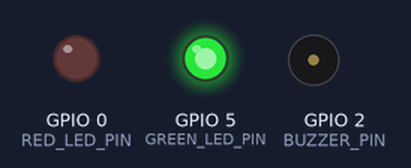
A sketch run on a simulated ESP8266 (NodeMCU). On the bench: output pins drawn as LEDs (lit = HIGH), buzzer (waves = sounding, pin HIGH). WiFi joins after 1.5 s; servers stay silent unless stated; uploads are accepted with an empty reply; what the sketch prints to the serial monitor is not drawn.

Above: at 6.8 s.
At 22.8 s:
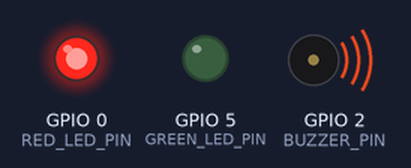
Timing chart, 0 to 62.9 s (numbered marks = the images above):
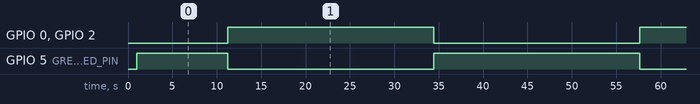

Measured:
- by itself, GPIO 0 (RED_LED_PIN), GPIO 5 (GREEN_LED_PIN), GPIO 2 (BUZZER_PIN): alternates HIGH for 23.2 s and LOW for 23.2 s

The sketch:

esp8266_mock_test_mode.ino
```cpp
/*
  ==============================================================================
  D-SQUARE 2.0 - ESP8266 Local Testing & Mock Telemetry Firmware Sketch
  ==============================================================================

  Configuration Flags:
    - USE_MOCK_SENSOR_VALUES: true  -> Generates realistic mock sensor data cycles
    - USE_FIREBASE_EMULATOR:  false -> Directs HTTP requests to Cloud RTDB or Local Emulator

  Simulated Telemetry Cycles (rotates every 10 seconds):
    1. Normal Telemetry (Temp: 28.5°C, Hum: 55%, Soil Raw: 920, MQ2: 0, Flame: 0)
    2. Simulated Fire Anomaly (Temp: 48.2°C, Hum: 22%, MQ2: 1, Flame: 1)
    3. Simulated Landslide Anomaly (Soil Raw: 420 [soil_moisture: 85%], Temp: 24.1°C)
    4. Recovery / Return to Normal
*/

#define USE_MOCK_SENSOR_VALUES true
#define USE_FIREBASE_EMULATOR false

#include <ESP8266WiFi.h>
#include <ESP8266HTTPClient.h>
#include <WiFiClientSecure.h>

// WiFi Configuration
const char* ssid         = "Joke";
const char* password     = "Joke@2005";

#if USE_FIREBASE_EMULATOR
  const char* firebaseHost = "http://10.190.219.122:9000"; // Local PC IP running Firebase RTDB Emulator
#else
  const char* firebaseHost = "https://d-sqaure-default-rtdb.firebaseio.com";
#endif

const char* nodePath     = "/nodes/D-SQUARE_NODE_01";

// Pins
#define GREEN_LED_PIN    5   // D1
#define RED_LED_PIN      0   // D3
#define BUZZER_PIN       2   // D4

int mockCycleStep = 0;
unsigned long lastCycleTime = 0;
const unsigned long CYCLE_INTERVAL_MS = 10000; // 10s per test phase

void connectToWiFi() {
  if (WiFi.status() == WL_CONNECTED) return;
  Serial.print("Connecting to WiFi: ");
  Serial.println(ssid);
  WiFi.mode(WIFI_STA);
  WiFi.begin(ssid, password);
  int attempts = 0;
  while (WiFi.status() != WL_CONNECTED && attempts < 20) {
    delay(500);
    Serial.print(".");
    attempts++;
  }
  if (WiFi.status() == WL_CONNECTED) {
    Serial.println("\n✅ Connected. IP: " + WiFi.localIP().toString());
  } else {
    Serial.println("\n❌ WiFi connection failed.");
  }
}

void setup() {
  Serial.begin(115200);
  delay(1000);

  pinMode(GREEN_LED_PIN, OUTPUT);
  pinMode(RED_LED_PIN, OUTPUT);
  pinMode(BUZZER_PIN, OUTPUT);

  digitalWrite(GREEN_LED_PIN, HIGH);
  digitalWrite(RED_LED_PIN, LOW);
  digitalWrite(BUZZER_PIN, LOW);

  Serial.println("\n=======================================================");
  Serial.println(" D-SQUARE 2.0: ESP8266 Mock Test Firmware");
  Serial.println(" USE_MOCK_SENSOR_VALUES: TRUE");
  Serial.println(" Target Host: " + String(firebaseHost));
  Serial.println("=======================================================");

  connectToWiFi();
}

void sendFirebaseData(String endpointUrl, String jsonPayload) {
  if (WiFi.status() != WL_CONNECTED) connectToWiFi();
  if (WiFi.status() != WL_CONNECTED) return;

  WiFiClientSecure secureClient;
  secureClient.setInsecure();

  HTTPClient https;
  if (https.begin(secureClient, endpointUrl)) {
    https.addHeader("Content-Type", "application/json");
    int httpCode = https.PUT(jsonPayload);
    if (httpCode > 0) {
      Serial.println("✅ Firebase PUT OK [" + String(httpCode) + "]");
    } else {
      Serial.println("❌ Firebase PUT Error: " + https.errorToString(httpCode));
    }
    https.end();
  }
}

void loop() {
  unsigned long now = millis();
  if (now - lastCycleTime >= CYCLE_INTERVAL_MS) {
    lastCycleTime = now;
    mockCycleStep = (mockCycleStep + 1) % 4;
  }

  float temperature = 26.5;
  float humidity = 52.0;
  int soilRaw = 920;
  float soilMoisturePct = 25.0;
  int mq2Gas = 0;
  int flame = 0;
  String disasterStr = "none";
  bool isAlert = false;

  if (mockCycleStep == 1) {
    // Fire Scenario Mock Data
    temperature = 51.4;
    humidity = 18.0;
    mq2Gas = 1;
    flame = 1;
    disasterStr = "fire";
    isAlert = true;
  } else if (mockCycleStep == 2) {
    // Landslide Scenario Mock Data
    temperature = 22.0;
    soilRaw = 410;
    soilMoisturePct = 86.5;
    disasterStr = "landslide";
    isAlert = true;
  }

  // Outputs on local board
  if (isAlert) {
    digitalWrite(GREEN_LED_PIN, LOW);
    digitalWrite(RED_LED_PIN, HIGH);
    digitalWrite(BUZZER_PIN, HIGH);
  } else {
    digitalWrite(GREEN_LED_PIN, HIGH);
    digitalWrite(RED_LED_PIN, LOW);
    digitalWrite(BUZZER_PIN, LOW);
  }

  // Telemetry PUT
  String telemetryUrl = String(firebaseHost) + nodePath + "/telemetry.json";
  String telemetryJson = "{";
  telemetryJson += "\"node_id\":\"D-SQUARE_NODE_01\",";
  telemetryJson += "\"temperature\":" + String(temperature, 1) + ",";
  telemetryJson += "\"humidity\":" + String(humidity, 1) + ",";
  telemetryJson += "\"soil_moisture\":" + String(soilMoisturePct, 1) + ",";
  telemetryJson += "\"soil_raw\":" + String(soilRaw) + ",";
  telemetryJson += "\"mq2_gas\":" + String(mq2Gas) + ",";
  telemetryJson += "\"flame\":" + String(flame) + ",";
  telemetryJson += "\"disaster_type\":\"" + disasterStr + "\",";
  telemetryJson += "\"updated_at\":" + String(millis());
  telemetryJson += "}";

  sendFirebaseData(telemetryUrl, telemetryJson);

  // Hardware Alert PUT
  String alertUrl = String(firebaseHost) + nodePath + "/hardware_alert.json";
  if (isAlert) {
    String alertJson = "{";
    alertJson += "\"event_id\":\"EVT-MOCK-" + String(millis()) + "\",";
    alertJson += "\"node_id\":\"D-SQUARE_NODE_01\",";
    alertJson += "\"event_status\":\"ACTIVE\",";
    alertJson += "\"disaster_type\":\"" + disasterStr + "\",";
    alertJson += "\"severity\":\"CRITICAL\",";
    alertJson += "\"confidence\":0.96,";
    alertJson += "\"requires_operator_verification\":true,";
    alertJson += "\"auto_sos_dispatch\":false,";
    alertJson += "\"latitude\":30.0668,";
    alertJson += "\"longitude\":79.0193,";
    alertJson += "\"location_name\":\"Uttarakhand Slope Sector 4\",";
    alertJson += "\"sensor_readings\":{";
    alertJson += "\"temperature_c\":" + String(temperature, 1) + ",";
    alertJson += "\"humidity_pct\":" + String(humidity, 1) + ",";
    alertJson += "\"soil_moisture_pct\":" + String(soilMoisturePct, 1) + ",";
    alertJson += "\"soil_raw\":" + String(soilRaw) + ",";
    alertJson += "\"mq2_smoke\":" + String(mq2Gas) + ",";
    alertJson += "\"flame\":" + String(flame);
    alertJson += "},";
    alertJson += "\"updated_at\":" + String(millis());
    alertJson += "}";

    sendFirebaseData(alertUrl, alertJson);
  } else {
    sendFirebaseData(alertUrl, "null");
  }

  delay(2500);
}
```
